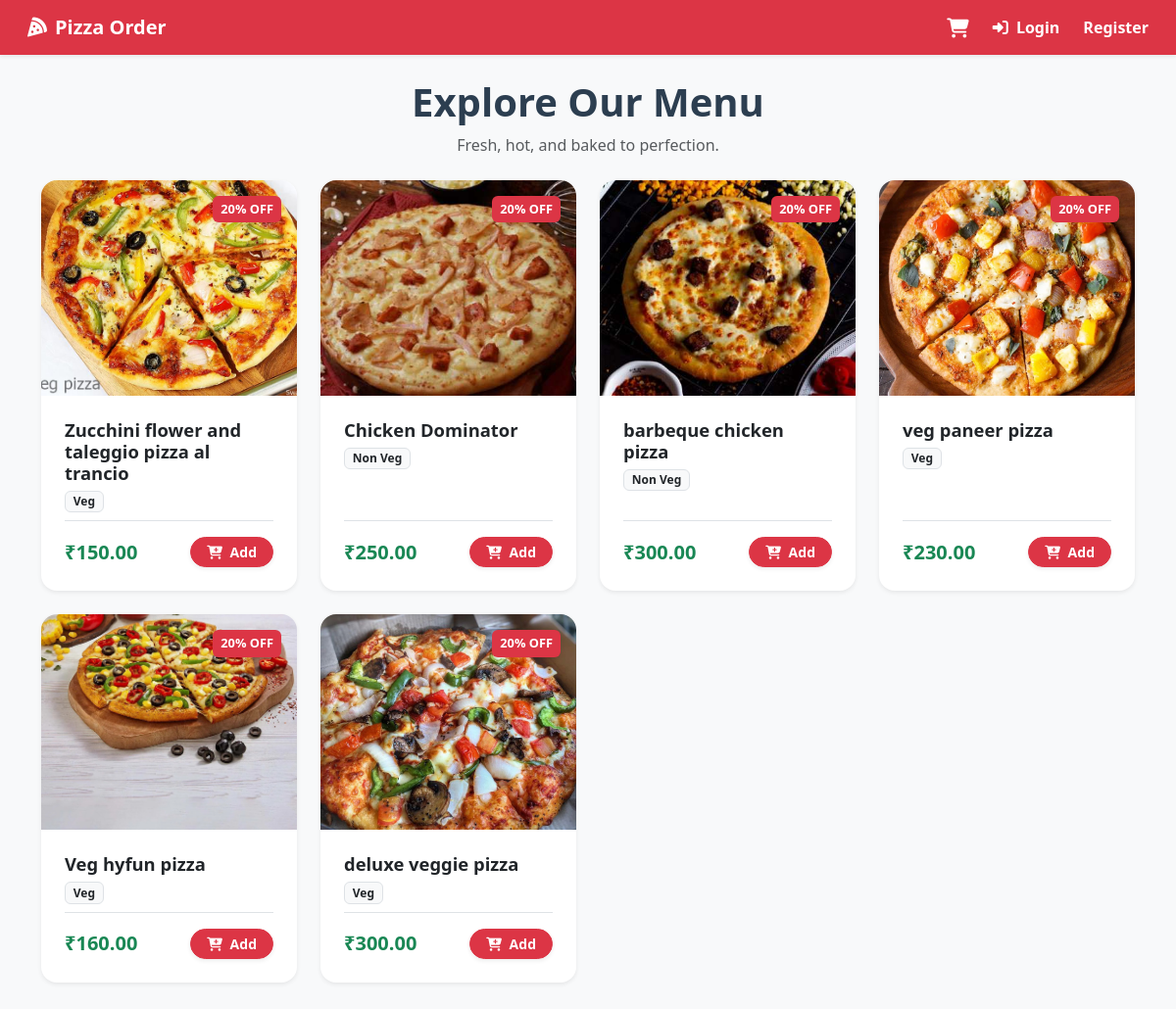
The app's page /, older data.
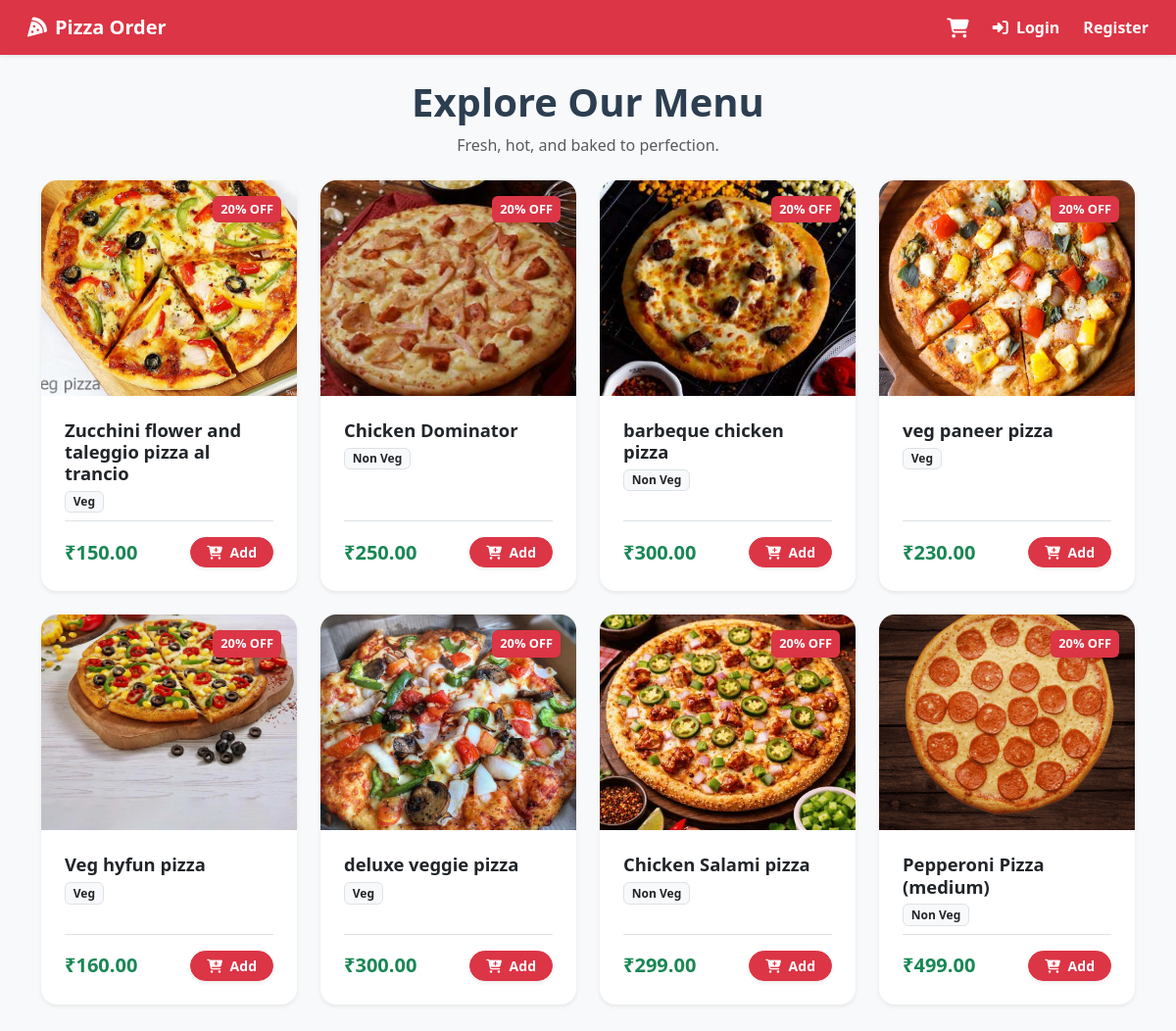
The same page, newer data.
### Pizza/models.py (models this page shows, shortened)
class BaseModel(models.Model):
    uid = models.UUIDField(primary_key=True, default=uuid.uuid4, editable=False)
    created_at = models.DateTimeField(auto_now_add=True)
    updated_at = models.DateTimeField(auto_now=True)
    class Meta:
        abstract = True

class Pizza(BaseModel):
    category = models.ForeignKey(
        PizzaCategory,
        on_delete=models.CASCADE,
        related_name="pizzas"
    )
    pizza_name = models.CharField(max_length=100)
    price = models.DecimalField(max_digits=6, decimal_places=2)
    image = models.ImageField(upload_to='pizzas/', null=True, blank=True)

class PizzaCategory(BaseModel):
    category_name = models.CharField(max_length=100, unique=True)

### Pizza/views.py (the view)
# urls.py: path('', views.home, name='home'),
def home(request):
    pizzas = Pizza.objects.all()
    context = {
        'pizzas': pizzas
    }
    return render(request, 'home.html', context)

### templates/home.html (shortened to what this page needs)
{% extends "base.html" %}
{% block start %}
<div class="container mt-4 mb-4 text-center">
    <h1 class="fw-bold" style="color: #2c3e50;">Explore Our Menu</h1>
    <p class="text-muted">Fresh, hot, and baked to perfection.</p>
</div>
<div class="container mb-5">
    <div class="row g-4">
        {% for pizza in pizzas %}
        <div class="col-12 col-sm-6 col-md-4 col-lg-3">
            <div class="card h-100 shadow-sm pizza-card border-0">
                <div class="position-relative pizza-img-wrapper">
                    {% if pizza.image %}
                        <img src="{{ pizza.image.url }}" alt="{{ pizza.pizza_name }}">
                    {% else %}
                        <div class="bg-secondary d-flex align-items-center justify-content-center h-100 w-100 text-white">
                            No Image
                        </div>
                    {% endif %}
                    <span class="position-absolute top-0 end-0 bg-danger text-white px-2 py-1 m-3 rounded shadow-sm" style="font-size: 0.8rem; font-weight: bold; z-index: 2;">
                        20% OFF
                    </span>
                </div>
                <div class="card-body d-flex flex-column p-4">
                    <div class="mb-2">
                        <h5 class="card-title fw-bold mb-1" style="font-size: 1.15rem;">{{ pizza.pizza_name }}</h5>
                        <span class="badge bg-light text-dark border">{{ pizza.category.category_name }}</span>
                    </div>
                    <div class="mt-auto pt-3 d-flex justify-content-between align-items-center border-top">
                        <span class="fs-5 fw-bold text-success">₹{{ pizza.price }}</span>
                        <a href="{% url 'add_cart' pizza.uid %}" class="btn btn-danger btn-sm rounded-pill fw-bold px-3 btn-add-cart shadow-sm">
                            <i class="fa-solid fa-cart-plus me-1"></i> Add
                        </a>
                    </div>
                </div>
            </div>
        </div>
        {% empty %}
        <div class="col-12 text-center py-5">
            <i class="fa-solid fa-pizza-slice fa-3x text-muted mb-3"></i>
            <h3 class="text-muted fw-bold">Menu is updating!</h3>
            <p class="text-muted">We are currently firing up the ovens. Check back soon.</p>
        </div>
        {% endfor %}
    </div>
</div>
{% endblock %}

### templates/base.html (shortened to what this page needs)
<!DOCTYPE html>
<html lang="en">
<head>
  <link rel="stylesheet" href="https://cdn.jsdelivr.net/npm/bootstrap@5.3.0/dist/css/bootstrap.min.css">
  <link rel="stylesheet" href="https://cdnjs.cloudflare.com/ajax/libs/font-awesome/6.4.0/css/all.min.css">
</head>
<body class="bg-light">
  <nav class="navbar bg-danger px-3 shadow-sm">
    <div class="container-fluid">
      <a href="/" class="navbar-brand text-white fw-bold">
        <i class="fa-solid fa-pizza-slice me-2"></i>Pizza Order
      </a>
      <div class="d-flex align-items-center gap-4">
        <a href="#" class="text-white position-relative" title="Cart">
          <i class="fa-solid fa-cart-shopping fa-lg"></i>
          </a>
        {% if request.user.is_authenticated %}
            <a href="{% url 'logout' %}" class="text-white text-decoration-none fw-bold">
              <i class="fa-solid fa-right-from-bracket me-1"></i> Logout
            </a>
        {% else %}
            <a href="{% url 'login' %}" class="text-white text-decoration-none fw-bold">
              <i class="fa-solid fa-right-to-bracket me-1"></i> Login
            </a>
            <a href="{% url 'register' %}" class="text-white text-decoration-none fw-bold">
              Register
            </a>
        {% endif %}
      </div>
    </div>
  </nav>
  {% block start %}
  {% endblock %}
</body>
</html>

### templates/home.html (style rules this page uses)
.pizza-card { transition: all 0.3s ease-in-out; border-radius: 16px; }
.pizza-img-wrapper { height: 220px; overflow: hidden; border-top-left-radius: 16px; border-top-right-radius: 16px; }
.pizza-card img { width: 100%; height: 100%; object-fit: cover; transition: transform 0.5s ease; }
.btn-add-cart { transition: all 0.2s ease; }

Row changes from the older to the newer data that the page shows:
added Pizza: image (picture), pizza_name "Chicken Salami pizza", category.category_name "Non Veg", price "299.00"
added Pizza: image (picture), pizza_name "Pepperoni Pizza (medium)", category.category_name "Non Veg", price "499.00"
